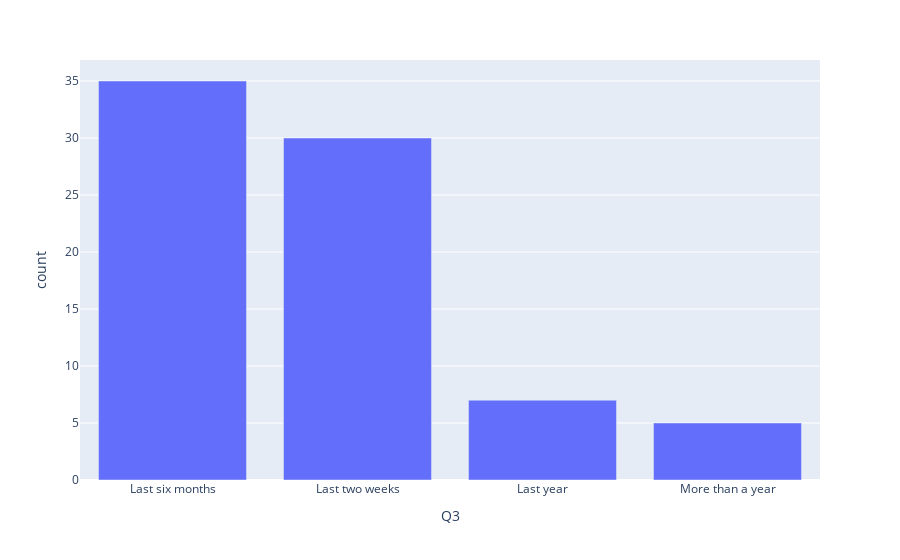

The notebook cell saved with this chart:
### Code cell
# Vis 2
vis2_data = counter(temp_csv, 'Q3')
fig2 = px.bar(data_frame=vis2_data, x='Q3', y='count')
fig2.show()

### Figure 1 — Plotly figure (JSON) as saved in the notebook; plotly's stock layout.template omitted (floating-point values rounded to 4 significant figures)
{"data": [{"alignmentgroup": "True", "hovertemplate": "Q3=%{x}<br>count=%{y}<extra></extra>", "legendgroup": "", "marker": {"color": "#636efa", "pattern": {"shape": ""}}, "name": "", "offsetgroup": "", "orientation": "v", "showlegend": false, "textposition": "auto", "type": "bar", "x": ["Last six months", "Last two weeks", "Last year", "More than a year"], "xaxis": "x", "y": [35, 30, 7, 5], "yaxis": "y"}], "layout": {"barmode": "relative", "legend": {"tracegroupgap": 0}, "margin": {"t": 60}, "xaxis": {"anchor": "y", "domain": [0, 1], "title": {"text": "Q3"}}, "yaxis": {"anchor": "x", "domain": [0, 1], "title": {"text": "count"}}}}
